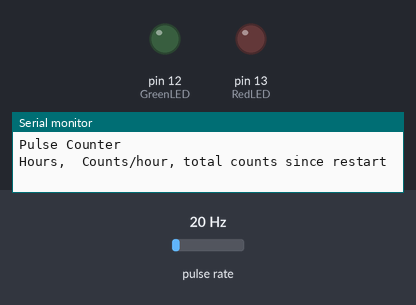
A sketch run on a simulated Arduino Uno, built with avr-gcc and run on an emulated ATmega328P. Parts: output pins drawn as LEDs (lit = HIGH), the last lines printed to the serial monitor. Wiring (inferred from the names in the program): pulse sensor: data pin 5. The test bench sets the inputs (shaded band); at power-on: pulse rate 20 Hz.

Above: at 0.1 s.
At 1.1 s:
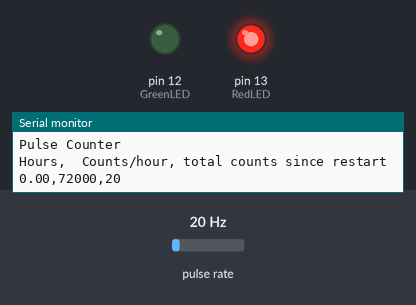
Timing chart, 0 to 2.6 s (numbered marks = the images above):
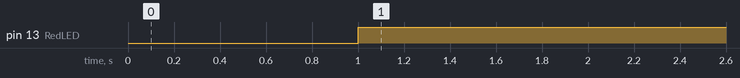

The sketch:

PulseCounter.ino
```cpp
const int hardwareCounterPin = 5;   // input pin fixed to internal Timer
const int samplePeriod = 1000;   // the sample period in milliseconds
const int RedLED = 13;
const int GreenLED = 12;

void setup()
{
  noInterrupts();

  TCCR1A = 0;
  TCCR1B = 0;
  TCNT1  = 0;

//enable this block if you want to an interupt every 100 counts and counter reset to 0:w
//  OCR1A = 100;            // compare match register 16MHz/256/2Hz
//  TCCR1B |= (1 << WGM12);   // CTC mode
//  TCCR1B |= (1 << CS12);    // 256 prescaler
//  TIMSK1 |= (1 << OCIE1A);  // enable timer compare interrupt


  bitSet(TCCR1B ,CS12);  // Counter Clock source is external pin
  bitSet(TCCR1B ,CS11);  // Clock on rising edge
  TCCR1A=0;        // reset timer/counter control register A
  interrupts();

  pinMode(GreenLED,OUTPUT);
  pinMode(RedLED,OUTPUT);

  Serial.begin(115200);
  Serial.println("Pulse Counter");
  Serial.println("Hours,  Counts/hour, total counts since restart");
}

//called when timer reaches the compare match setting
//won't happen as long as it's being set to 0 every second in the main loop
ISR(TIMER1_COMPA_vect)          // timer compare interrupt service routine
{
   Serial.println("Compare match");
}


// every 65536 counts
//won't happen as long as it's being set to 0 in the loop() every second

ISR(TIMER1_OVF_vect)
{
   Serial.println("Timer Overflow");
}

void loop()
{
  unsigned long start;
  unsigned long elapsed;
  unsigned int count;
  unsigned long total=0L;
  unsigned long counts_per_hour;
  float hours;
  const unsigned long millis_per_hour = (1000*60*60);
  start = millis();

  for(;;) {
  // start the counting
   delay(samplePeriod);

  count = TCNT1;
  TCNT1 = 0;

  total += count;

  if(count != 0){
    digitalWrite(RedLED, HIGH);
    digitalWrite(GreenLED, LOW);
  }else{
    digitalWrite(GreenLED, HIGH);
    digitalWrite(RedLED, LOW);
  }

  elapsed = millis()-start;

  hours = ((float)(millis()-start))/(3600000.0F);//decimal hours since start
  counts_per_hour = total/hours;

  Serial.print(hours);
  Serial.print(",");
  Serial.print(counts_per_hour);
  Serial.print(",");
  Serial.println(total);

  }
}
```

Measured:
- by itself, pin 13 (RedLED): LOW → HIGH at 1.0 s
